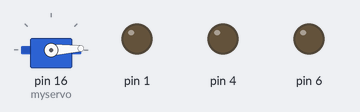
Simulated run of this sketch. Board: Arduino Uno, built with avr-gcc and run on an emulated ATmega328P. Shown: servo, output pins drawn as LEDs (lit = HIGH).

Above: at 0.05 s.
At 0.65 s:
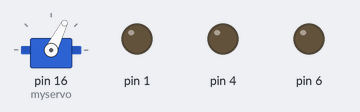
At 1.15 s:
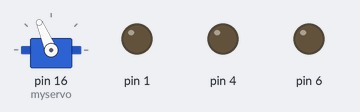
At 2.3 s:
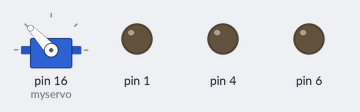
At 3.45 s:
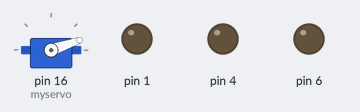
At 4.6 s:
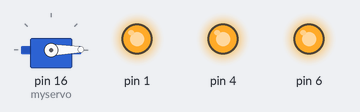
Timing chart, 0 to 7.3 s (numbered marks = the images above):
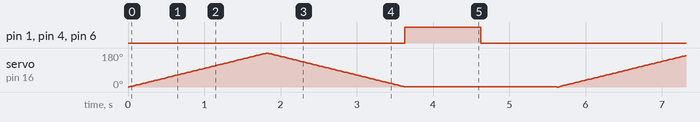

The sketch:

sketch_jul16a.ino
```cpp
#include<Servo.h>
Servo myservo;
int pos = 0;
void setup() {
myservo.attach(16);
 pinMode (4,OUTPUT);
 pinMode (1,OUTPUT);
 pinMode (6,OUTPUT);
}

void loop() {
  for(pos = 0; pos < 180; pos += 1){
    myservo.write(pos);
    delay(10);
  }
for (pos = 180; pos>=1; pos-= 1){
   myservo.write(pos);
    delay(10);
}

 digitalWrite (4,HIGH);
 digitalWrite (1,HIGH);
 digitalWrite (6,HIGH);
  delay(1000);
  digitalWrite (4,LOW);
  digitalWrite (1,LOW);
  digitalWrite (6,LOW);
  delay(1000);
}
```

Measured:
- by itself, pin 1, pin 4, pin 6: alternates HIGH for 1.0 s and LOW for 4.6 s
